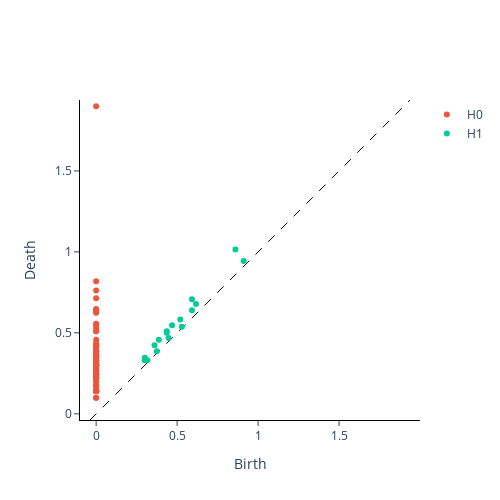

The notebook cell this image was saved under:
### Code cell
# plot the persistence diagram for x_train
plot_diagram(diagram_xtrain)
